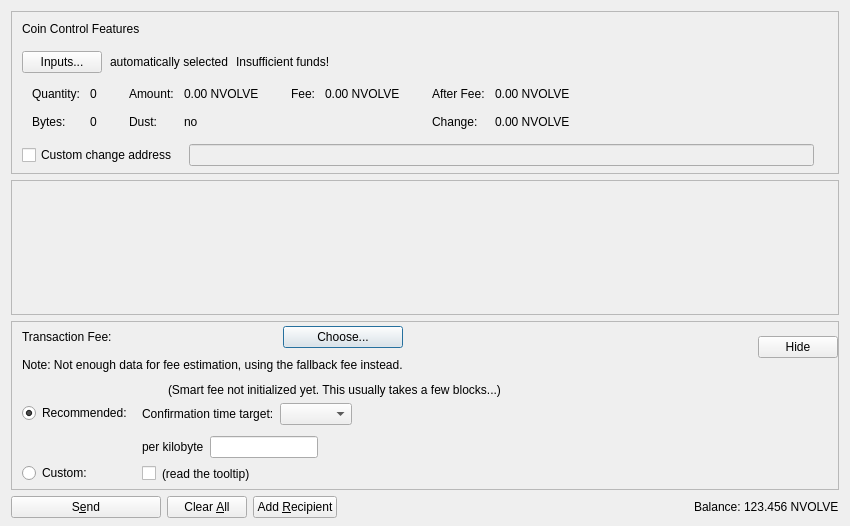
<?xml version="1.0" encoding="UTF-8"?>
<ui version="4.0">
 <class>SendCoinsDialog</class>
 <widget class="QDialog" name="SendCoinsDialog">
  <property name="geometry">
   <rect>
    <x>0</x>
    <y>0</y>
    <width>850</width>
    <height>526</height>
   </rect>
  </property>
  <property name="windowTitle">
   <string>Send Coins</string>
  </property>
  <layout class="QVBoxLayout" name="verticalLayout" stretch="0,1,0,0">
   <property name="bottomMargin">
    <number>8</number>
   </property>
   <item>
    <widget class="QFrame" name="frameCoinControl">
     <property name="sizePolicy">
      <sizepolicy hsizetype="Expanding" vsizetype="Expanding">
       <horstretch>0</horstretch>
       <verstretch>0</verstretch>
      </sizepolicy>
     </property>
     <property name="maximumSize">
      <size>
       <width>16777215</width>
       <height>16777215</height>
      </size>
     </property>
     <property name="frameShape">
      <enum>QFrame::StyledPanel</enum>
     </property>
     <property name="frameShadow">
      <enum>QFrame::Sunken</enum>
     </property>
     <layout class="QVBoxLayout" name="verticalLayoutCoinControl2">
      <property name="spacing">
       <number>0</number>
      </property>
      <property name="leftMargin">
       <number>0</number>
      </property>
      <property name="topMargin">
       <number>0</number>
      </property>
      <property name="rightMargin">
       <number>0</number>
      </property>
      <property name="bottomMargin">
       <number>6</number>
      </property>
      <item>
       <layout class="QVBoxLayout" name="verticalLayoutCoinControl" stretch="0,0,0,0,1">
        <property name="spacing">
         <number>0</number>
        </property>
        <property name="leftMargin">
         <number>10</number>
        </property>
        <property name="topMargin">
         <number>10</number>
        </property>
        <item>
         <layout class="QHBoxLayout" name="horizontalLayoutCoinControl1">
          <property name="bottomMargin">
           <number>15</number>
          </property>
          <item>
           <widget class="QLabel" name="labelCoinControlFeatures">
            <property name="sizePolicy">
             <sizepolicy hsizetype="Preferred" vsizetype="Maximum">
              <horstretch>0</horstretch>
              <verstretch>0</verstretch>
             </sizepolicy>
            </property>
            <property name="text">
             <string>Coin Control Features</string>
            </property>
           </widget>
          </item>
         </layout>
        </item>
        <item>
         <layout class="QHBoxLayout" name="horizontalLayoutCoinControl2" stretch="0,0,0,0">
          <property name="spacing">
           <number>8</number>
          </property>
          <property name="bottomMargin">
           <number>10</number>
          </property>
          <item>
           <widget class="QPushButton" name="pushButtonCoinControl">
            <property name="styleSheet">
             <string notr="true"/>
            </property>
            <property name="text">
             <string>Inputs...</string>
            </property>
            <property name="autoDefault">
             <bool>false</bool>
            </property>
           </widget>
          </item>
          <item>
           <widget class="QLabel" name="labelCoinControlAutomaticallySelected">
            <property name="text">
             <string>automatically selected</string>
            </property>
            <property name="margin">
             <number>5</number>
            </property>
           </widget>
          </item>
          <item>
           <widget class="QLabel" name="labelCoinControlInsuffFunds">
            <property name="text">
             <string>Insufficient funds!</string>
            </property>
            <property name="margin">
             <number>5</number>
            </property>
           </widget>
          </item>
          <item>
           <spacer name="horizontalSpacerCoinControl">
            <property name="orientation">
             <enum>Qt::Horizontal</enum>
            </property>
            <property name="sizeHint" stdset="0">
             <size>
              <width>40</width>
              <height>1</height>
             </size>
            </property>
           </spacer>
          </item>
         </layout>
        </item>
        <item>
         <widget class="QWidget" name="widgetCoinControl" native="true">
          <property name="sizePolicy">
           <sizepolicy hsizetype="Preferred" vsizetype="Preferred">
            <horstretch>0</horstretch>
            <verstretch>0</verstretch>
           </sizepolicy>
          </property>
          <property name="minimumSize">
           <size>
            <width>0</width>
            <height>0</height>
           </size>
          </property>
          <property name="styleSheet">
           <string notr="true"/>
          </property>
          <layout class="QHBoxLayout" name="horizontalLayoutCoinControl5">
           <property name="leftMargin">
            <number>0</number>
           </property>
           <property name="topMargin">
            <number>0</number>
           </property>
           <property name="rightMargin">
            <number>0</number>
           </property>
           <property name="bottomMargin">
            <number>0</number>
           </property>
           <item>
            <layout class="QHBoxLayout" name="horizontalLayoutCoinControl3" stretch="0,0,0,1">
             <property name="spacing">
              <number>20</number>
             </property>
             <property name="topMargin">
              <number>0</number>
             </property>
             <property name="bottomMargin">
              <number>10</number>
             </property>
             <item>
              <layout class="QFormLayout" name="formLayoutCoinControl1">
               <property name="horizontalSpacing">
                <number>10</number>
               </property>
               <property name="verticalSpacing">
                <number>14</number>
               </property>
               <property name="leftMargin">
                <number>10</number>
               </property>
               <property name="topMargin">
                <number>4</number>
               </property>
               <property name="rightMargin">
                <number>6</number>
               </property>
               <item row="0" column="0">
                <widget class="QLabel" name="labelCoinControlQuantityText">
                 <property name="text">
                  <string>Quantity:</string>
                 </property>
                 <property name="margin">
                  <number>0</number>
                 </property>
                </widget>
               </item>
               <item row="0" column="1">
                <widget class="QLabel" name="labelCoinControlQuantity">
                 <property name="cursor">
                  <cursorShape>IBeamCursor</cursorShape>
                 </property>
                 <property name="contextMenuPolicy">
                  <enum>Qt::ActionsContextMenu</enum>
                 </property>
                 <property name="text">
                  <string notr="true">0</string>
                 </property>
                 <property name="margin">
                  <number>0</number>
                 </property>
                 <property name="textInteractionFlags">
                  <set>Qt::LinksAccessibleByMouse|Qt::TextSelectableByKeyboard|Qt::TextSelectableByMouse</set>
                 </property>
                </widget>
               </item>
               <item row="1" column="0">
                <widget class="QLabel" name="labelCoinControlBytesText">
                 <property name="text">
                  <string>Bytes:</string>
                 </property>
                </widget>
               </item>
               <item row="1" column="1">
                <widget class="QLabel" name="labelCoinControlBytes">
                 <property name="cursor">
                  <cursorShape>IBeamCursor</cursorShape>
                 </property>
                 <property name="contextMenuPolicy">
                  <enum>Qt::ActionsContextMenu</enum>
                 </property>
                 <property name="text">
                  <string notr="true">0</string>
                 </property>
                 <property name="textInteractionFlags">
                  <set>Qt::LinksAccessibleByMouse|Qt::TextSelectableByKeyboard|Qt::TextSelectableByMouse</set>
                 </property>
                </widget>
               </item>
              </layout>
             </item>
             <item>
              <layout class="QFormLayout" name="formLayoutCoinControl2">
               <property name="horizontalSpacing">
                <number>10</number>
               </property>
               <property name="verticalSpacing">
                <number>14</number>
               </property>
               <property name="leftMargin">
                <number>6</number>
               </property>
               <property name="topMargin">
                <number>4</number>
               </property>
               <property name="rightMargin">
                <number>6</number>
               </property>
               <item row="0" column="0">
                <widget class="QLabel" name="labelCoinControlAmountText">
                 <property name="text">
                  <string>Amount:</string>
                 </property>
                 <property name="margin">
                  <number>0</number>
                 </property>
                </widget>
               </item>
               <item row="0" column="1">
                <widget class="QLabel" name="labelCoinControlAmount">
                 <property name="cursor">
                  <cursorShape>IBeamCursor</cursorShape>
                 </property>
                 <property name="contextMenuPolicy">
                  <enum>Qt::ActionsContextMenu</enum>
                 </property>
                 <property name="text">
                  <string notr="true">0.00 NVOLVE</string>
                 </property>
                 <property name="textInteractionFlags">
                  <set>Qt::LinksAccessibleByMouse|Qt::TextSelectableByKeyboard|Qt::TextSelectableByMouse</set>
                 </property>
                </widget>
               </item>
               <item row="1" column="0">
                <widget class="QLabel" name="labelCoinControlLowOutputText">
                 <property name="text">
                  <string>Dust:</string>
                 </property>
                </widget>
               </item>
               <item row="1" column="1">
                <widget class="QLabel" name="labelCoinControlLowOutput">
                 <property name="cursor">
                  <cursorShape>IBeamCursor</cursorShape>
                 </property>
                 <property name="contextMenuPolicy">
                  <enum>Qt::ActionsContextMenu</enum>
                 </property>
                 <property name="text">
                  <string notr="true">no</string>
                 </property>
                 <property name="textInteractionFlags">
                  <set>Qt::LinksAccessibleByMouse|Qt::TextSelectableByKeyboard|Qt::TextSelectableByMouse</set>
                 </property>
                </widget>
               </item>
              </layout>
             </item>
             <item>
              <layout class="QFormLayout" name="formLayoutCoinControl3">
               <property name="horizontalSpacing">
                <number>10</number>
               </property>
               <property name="verticalSpacing">
                <number>14</number>
               </property>
               <property name="leftMargin">
                <number>6</number>
               </property>
               <property name="topMargin">
                <number>4</number>
               </property>
               <property name="rightMargin">
                <number>6</number>
               </property>
               <item row="0" column="0">
                <widget class="QLabel" name="labelCoinControlFeeText">
                 <property name="text">
                  <string>Fee:</string>
                 </property>
                 <property name="margin">
                  <number>0</number>
                 </property>
                </widget>
               </item>
               <item row="0" column="1">
                <widget class="QLabel" name="labelCoinControlFee">
                 <property name="cursor">
                  <cursorShape>IBeamCursor</cursorShape>
                 </property>
                 <property name="contextMenuPolicy">
                  <enum>Qt::ActionsContextMenu</enum>
                 </property>
                 <property name="text">
                  <string notr="true">0.00 NVOLVE</string>
                 </property>
                 <property name="textInteractionFlags">
                  <set>Qt::LinksAccessibleByMouse|Qt::TextSelectableByKeyboard|Qt::TextSelectableByMouse</set>
                 </property>
                </widget>
               </item>
              </layout>
             </item>
             <item>
              <layout class="QFormLayout" name="formLayoutCoinControl4">
               <property name="horizontalSpacing">
                <number>10</number>
               </property>
               <property name="verticalSpacing">
                <number>14</number>
               </property>
               <property name="leftMargin">
                <number>6</number>
               </property>
               <property name="topMargin">
                <number>4</number>
               </property>
               <property name="rightMargin">
                <number>6</number>
               </property>
               <item row="0" column="0">
                <widget class="QLabel" name="labelCoinControlAfterFeeText">
                 <property name="text">
                  <string>After Fee:</string>
                 </property>
                 <property name="margin">
                  <number>0</number>
                 </property>
                </widget>
               </item>
               <item row="0" column="1">
                <widget class="QLabel" name="labelCoinControlAfterFee">
                 <property name="cursor">
                  <cursorShape>IBeamCursor</cursorShape>
                 </property>
                 <property name="contextMenuPolicy">
                  <enum>Qt::ActionsContextMenu</enum>
                 </property>
                 <property name="text">
                  <string notr="true">0.00 NVOLVE</string>
                 </property>
                 <property name="textInteractionFlags">
                  <set>Qt::LinksAccessibleByMouse|Qt::TextSelectableByKeyboard|Qt::TextSelectableByMouse</set>
                 </property>
                </widget>
               </item>
               <item row="1" column="0">
                <widget class="QLabel" name="labelCoinControlChangeText">
                 <property name="text">
                  <string>Change:</string>
                 </property>
                </widget>
               </item>
               <item row="1" column="1">
                <widget class="QLabel" name="labelCoinControlChange">
                 <property name="cursor">
                  <cursorShape>IBeamCursor</cursorShape>
                 </property>
                 <property name="contextMenuPolicy">
                  <enum>Qt::ActionsContextMenu</enum>
                 </property>
                 <property name="text">
                  <string notr="true">0.00 NVOLVE</string>
                 </property>
                 <property name="textInteractionFlags">
                  <set>Qt::LinksAccessibleByMouse|Qt::TextSelectableByKeyboard|Qt::TextSelectableByMouse</set>
                 </property>
                </widget>
               </item>
              </layout>
             </item>
            </layout>
           </item>
          </layout>
         </widget>
        </item>
        <item>
         <layout class="QHBoxLayout" name="horizontalLayoutCoinControl4" stretch="0,0,0">
          <property name="spacing">
           <number>12</number>
          </property>
          <property name="sizeConstraint">
           <enum>QLayout::SetDefaultConstraint</enum>
          </property>
          <property name="topMargin">
           <number>5</number>
          </property>
          <property name="rightMargin">
           <number>5</number>
          </property>
          <item>
           <widget class="QCheckBox" name="checkBoxCoinControlChange">
            <property name="toolTip">
             <string>If this is activated, but the change address is empty or invalid, change will be sent to a newly generated address.</string>
            </property>
            <property name="text">
             <string>Custom change address</string>
            </property>
           </widget>
          </item>
          <item>
           <widget class="QValidatedLineEdit" name="lineEditCoinControlChange">
            <property name="enabled">
             <bool>false</bool>
            </property>
            <property name="sizePolicy">
             <sizepolicy hsizetype="Expanding" vsizetype="Fixed">
              <horstretch>0</horstretch>
              <verstretch>0</verstretch>
             </sizepolicy>
            </property>
           </widget>
          </item>
          <item>
           <widget class="QLabel" name="labelCoinControlChangeLabel">
            <property name="sizePolicy">
             <sizepolicy hsizetype="Preferred" vsizetype="Expanding">
              <horstretch>0</horstretch>
              <verstretch>0</verstretch>
             </sizepolicy>
            </property>
            <property name="minimumSize">
             <size>
              <width>0</width>
              <height>0</height>
             </size>
            </property>
            <property name="text">
             <string/>
            </property>
            <property name="margin">
             <number>3</number>
            </property>
           </widget>
          </item>
         </layout>
        </item>
        <item>
         <spacer name="verticalSpacerCoinControl">
          <property name="orientation">
           <enum>Qt::Vertical</enum>
          </property>
          <property name="sizeHint" stdset="0">
           <size>
            <width>800</width>
            <height>1</height>
           </size>
          </property>
         </spacer>
        </item>
       </layout>
      </item>
     </layout>
    </widget>
   </item>
   <item>
    <widget class="QScrollArea" name="scrollArea">
     <property name="widgetResizable">
      <bool>true</bool>
     </property>
     <widget class="QWidget" name="scrollAreaWidgetContents">
      <property name="geometry">
       <rect>
        <x>0</x>
        <y>0</y>
        <width>830</width>
        <height>104</height>
       </rect>
      </property>
      <layout class="QVBoxLayout" name="verticalLayout_2" stretch="0,1">
       <property name="leftMargin">
        <number>0</number>
       </property>
       <property name="topMargin">
        <number>0</number>
       </property>
       <property name="rightMargin">
        <number>0</number>
       </property>
       <property name="bottomMargin">
        <number>0</number>
       </property>
       <item>
        <layout class="QVBoxLayout" name="entries">
         <property name="spacing">
          <number>6</number>
         </property>
        </layout>
       </item>
       <item>
        <spacer name="verticalSpacer">
         <property name="orientation">
          <enum>Qt::Vertical</enum>
         </property>
         <property name="sizeHint" stdset="0">
          <size>
           <width>20</width>
           <height>40</height>
          </size>
         </property>
        </spacer>
       </item>
      </layout>
     </widget>
    </widget>
   </item>
   <item>
    <widget class="QFrame" name="frameFee">
     <property name="sizePolicy">
      <sizepolicy hsizetype="Expanding" vsizetype="Expanding">
       <horstretch>0</horstretch>
       <verstretch>0</verstretch>
      </sizepolicy>
     </property>
     <property name="maximumSize">
      <size>
       <width>16777215</width>
       <height>16777215</height>
      </size>
     </property>
     <property name="frameShape">
      <enum>QFrame::StyledPanel</enum>
     </property>
     <property name="frameShadow">
      <enum>QFrame::Sunken</enum>
     </property>
     <layout class="QVBoxLayout" name="verticalLayoutFee1">
      <property name="spacing">
       <number>0</number>
      </property>
      <property name="leftMargin">
       <number>0</number>
      </property>
      <property name="topMargin">
       <number>0</number>
      </property>
      <property name="rightMargin">
       <number>0</number>
      </property>
      <property name="bottomMargin">
       <number>0</number>
      </property>
      <item>
       <layout class="QVBoxLayout" name="verticalLayoutFee2" stretch="0,0,0">
        <property name="spacing">
         <number>0</number>
        </property>
        <property name="leftMargin">
         <number>10</number>
        </property>
        <property name="topMargin">
         <number>0</number>
        </property>
        <item>
         <layout class="QHBoxLayout" name="horizontalLayoutFee1">
          <property name="bottomMargin">
           <number>0</number>
          </property>
          <item>
           <layout class="QVBoxLayout" name="verticalLayoutFee7">
            <property name="spacing">
             <number>0</number>
            </property>
            <item>
             <spacer name="verticalSpacerSmartFee">
              <property name="orientation">
               <enum>Qt::Vertical</enum>
              </property>
              <property name="sizeType">
               <enum>QSizePolicy::Fixed</enum>
              </property>
              <property name="sizeHint" stdset="0">
               <size>
                <width>1</width>
                <height>4</height>
               </size>
              </property>
             </spacer>
            </item>
            <item>
             <layout class="QHBoxLayout" name="horizontalLayoutSmartFee">
              <property name="spacing">
               <number>10</number>
              </property>
              <item>
               <widget class="QLabel" name="labelFeeHeadline">
                <property name="sizePolicy">
                 <sizepolicy hsizetype="Preferred" vsizetype="Maximum">
                  <horstretch>0</horstretch>
                  <verstretch>0</verstretch>
                 </sizepolicy>
                </property>
                <property name="text">
                 <string>Transaction Fee:</string>
                </property>
               </widget>
              </item>
              <item>
               <widget class="QLabel" name="labelFeeMinimized">
                <property name="text">
                 <string/>
                </property>
               </widget>
              </item>
              <item>
               <widget class="QPushButton" name="buttonChooseFee">
                <property name="text">
                 <string>Choose...</string>
                </property>
               </widget>
              </item>
             </layout>
            </item>
            <item>
             <spacer name="verticalSpacer_7">
              <property name="orientation">
               <enum>Qt::Vertical</enum>
              </property>
              <property name="sizeHint" stdset="0">
               <size>
                <width>1</width>
                <height>10</height>
               </size>
              </property>
             </spacer>
            </item>
            <item>
             <widget class="QLabel" name="fallbackFeeWarningLabel">
              <property name="toolTip">
               <string>Using the fallbackfee can result in sending a transaction that will take several hours or days (or never) to confirm. Consider choosing your fee manually or wait until you have validated the complete chain.</string>
              </property>
              <property name="text">
               <string>Note: Not enough data for fee estimation, using the fallback fee instead.</string>
              </property>
              <property name="wordWrap">
               <bool>false</bool>
              </property>
             </widget>
            </item>
            <item>
             <spacer name="verticalSpacer_5">
              <property name="orientation">
               <enum>Qt::Vertical</enum>
              </property>
              <property name="sizeHint" stdset="0">
               <size>
                <width>1</width>
                <height>1</height>
               </size>
              </property>
             </spacer>
            </item>
           </layout>
          </item>
          <item>
           <spacer name="horizontalSpacer_4">
            <property name="orientation">
             <enum>Qt::Horizontal</enum>
            </property>
            <property name="sizeHint" stdset="0">
             <size>
              <width>1</width>
              <height>1</height>
             </size>
            </property>
           </spacer>
          </item>
          <item>
           <widget class="QPushButton" name="buttonMinimizeFee">
            <property name="toolTip">
             <string>collapse fee-settings</string>
            </property>
            <property name="text">
             <string>Hide</string>
            </property>
           </widget>
          </item>
         </layout>
        </item>
        <item>
         <widget class="QFrame" name="frameFeeSelection">
          <layout class="QVBoxLayout" name="verticalLayoutFee12">
           <property name="spacing">
            <number>0</number>
           </property>
           <property name="leftMargin">
            <number>0</number>
           </property>
           <property name="topMargin">
            <number>0</number>
           </property>
           <property name="rightMargin">
            <number>0</number>
           </property>
           <property name="bottomMargin">
            <number>0</number>
           </property>
           <item>
            <layout class="QGridLayout" name="gridLayoutFee">
             <property name="topMargin">
              <number>10</number>
             </property>
             <property name="bottomMargin">
              <number>4</number>
             </property>
             <property name="horizontalSpacing">
              <number>10</number>
             </property>
             <property name="verticalSpacing">
              <number>4</number>
             </property>
             <item row="1" column="1">
              <layout class="QVBoxLayout" name="verticalLayoutFee8">
               <property name="spacing">
                <number>6</number>
               </property>
               <property name="topMargin">
                <number>3</number>
               </property>
               <item>
                <layout class="QHBoxLayout" name="horizontalLayoutFee13" stretch="0,0,1">
                 <item>
                  <widget class="QLabel" name="labelCustomPerKilobyte">
                   <property name="toolTip">
                    <string>If the custom fee is set to 1000 ruffs and the transaction is only 250 bytes, then &quot;per kilobyte&quot; only pays 250 ruffs in fee,&lt;br /&gt;while &quot;at least&quot; pays 1000 ruffs. For transactions bigger than a kilobyte both pay by kilobyte.</string>
                   </property>
                   <property name="text">
                    <string>per kilobyte</string>
                   </property>
                  </widget>
                 </item>
                 <item>
                  <widget class="BitcoinAmountField" name="customFee"/>
                 </item>
                 <item>
                  <spacer name="horizontalSpacer_6">
                   <property name="orientation">
                    <enum>Qt::Horizontal</enum>
                   </property>
                   <property name="sizeHint" stdset="0">
                    <size>
                     <width>1</width>
                     <height>1</height>
                    </size>
                   </property>
                  </spacer>
                 </item>
                </layout>
               </item>
               <item>
                <layout class="QHBoxLayout" name="horizontalLayoutFee8">
                 <item>
                  <widget class="QCheckBox" name="checkBoxMinimumFee">
                   <property name="toolTip">
                    <string>Paying only the minimum fee is just fine as long as there is less transaction volume than space in the blocks.&lt;br /&gt;But be aware that this can end up in a never confirming transaction once there is more demand for nvolve transactions than the network can process.</string>
                   </property>
                   <property name="text">
                    <string/>
                   </property>
                  </widget>
                 </item>
                 <item>
                  <widget class="QLabel" name="labelMinFeeWarning">
                   <property name="enabled">
                    <bool>true</bool>
                   </property>
                   <property name="toolTip">
                    <string>Paying only the minimum fee is just fine as long as there is less transaction volume than space in the blocks.&lt;br /&gt;But be aware that this can end up in a never confirming transaction once there is more demand for nvolve transactions than the network can process.</string>
                   </property>
                   <property name="text">
                    <string>(read the tooltip)</string>
                   </property>
                   <property name="margin">
                    <number>5</number>
                   </property>
                  </widget>
                 </item>
                 <item>
                  <spacer name="horizontalSpacer_2">
                   <property name="orientation">
                    <enum>Qt::Horizontal</enum>
                   </property>
                   <property name="sizeHint" stdset="0">
                    <size>
                     <width>1</width>
                     <height>1</height>
                    </size>
                   </property>
                  </spacer>
                 </item>
                </layout>
               </item>
              </layout>
             </item>
             <item row="0" column="0">
              <layout class="QVBoxLayout" name="verticalLayoutFee4" stretch="0,1">
               <property name="topMargin">
                <number>20</number>
               </property>
               <property name="bottomMargin">
                <number>3</number>
               </property>
               <item>
                <widget class="QRadioButton" name="radioSmartFee">
                 <property name="text">
                  <string>Recommended:</string>
                 </property>
                 <property name="checked">
                  <bool>true</bool>
                 </property>
                 <attribute name="buttonGroup">
                  <string notr="true">groupFee</string>
                 </attribute>
                </widget>
               </item>
               <item>
                <spacer name="verticalSpacer_2">
                 <property name="orientation">
                  <enum>Qt::Vertical</enum>
                 </property>
                 <property name="sizeHint" stdset="0">
                  <size>
                   <width>1</width>
                   <height>1</height>
                  </size>
                 </property>
                </spacer>
               </item>
              </layout>
             </item>
             <item row="1" column="0">
              <layout class="QVBoxLayout" name="verticalLayoutFee9" stretch="0,1">
               <property name="topMargin">
                <number>30</number>
               </property>
               <item>
                <widget class="QRadioButton" name="radioCustomFee">
                 <property name="text">
                  <string>Custom:</string>
                 </property>
                 <attribute name="buttonGroup">
                  <string notr="true">groupFee</string>
                 </attribute>
                </widget>
               </item>
               <item>
                <spacer name="verticalSpacer_6">
                 <property name="orientation">
                  <enum>Qt::Vertical</enum>
                 </property>
                 <property name="sizeHint" stdset="0">
                  <size>
                   <width>1</width>
                   <height>1</height>
                  </size>
                 </property>
                </spacer>
               </item>
              </layout>
             </item>
             <item row="0" column="1">
              <layout class="QVBoxLayout" name="verticalLayoutFee3" stretch="0,0,1">
               <property name="spacing">
                <number>6</number>
               </property>
               <property name="topMargin">
                <number>0</number>
               </property>
               <property name="bottomMargin">
                <number>3</number>
               </property>
               <item>
                <layout class="QHBoxLayout" name="horizontalLayoutFee12">
                 <item>
                  <widget class="QLabel" name="labelSmartFee">
                   <property name="text">
                    <string/>
                   </property>
                   <property name="margin">
                    <number>2</number>
                   </property>
                  </widget>
                 </item>
                 <item>
                  <widget class="QLabel" name="labelFeeEstimation">
                   <property name="text">
                    <string/>
                   </property>
                  </widget>
                 </item>
                 <item>
                  <widget class="QLabel" name="labelSmartFee2">
                   <property name="text">
                    <string>(Smart fee not initialized yet. This usually takes a few blocks...)</string>
                   </property>
                   <property name="margin">
                    <number>2</number>
                   </property>
                  </widget>
                 </item>
                 <item>
                  <spacer name="horizontalSpacer_5">
                   <property name="orientation">
                    <enum>Qt::Horizontal</enum>
                   </property>
                   <property name="sizeHint" stdset="0">
                    <size>
                     <width>1</width>
                     <height>1</height>
                    </size>
                   </property>
                  </spacer>
                 </item>
                </layout>
               </item>
               <item>
                <layout class="QHBoxLayout" name="horizontalLayoutFee9">
                 <item>
                  <layout class="QVBoxLayout" name="verticalLayoutFee6">
                   <item>
                    <widget class="QLabel" name="labelSmartFee3">
                     <property name="text">
                      <string>Confirmation time target:</string>
                     </property>
                     <property name="margin">
                      <number>2</number>
                     </property>
                    </widget>
                   </item>
                  </layout>
                 </item>
                 <item>
                  <layout class="QVBoxLayout" name="verticalLayoutFee5">
                   <property name="rightMargin">
                    <number>30</number>
                   </property>
                   <item>
                    <layout class="QHBoxLayout" name="horizontalLayoutConfTarget">
                     <property name="bottomMargin">
                      <number>0</number>
                     </property>
                     <item>
                      <widget class="QComboBox" name="confTargetSelector"/>
                     </item>
                     <item>
                      <spacer name="horizontalSpacerConfTarget">
                       <property name="orientation">
                        <enum>Qt::Horizontal</enum>
                       </property>
                       <property name="sizeHint" stdset="0">
                        <size>
                         <width>40</width>
                         <height>20</height>
                        </size>
                       </property>
                      </spacer>
                     </item>
                    </layout>
                   </item>
                  </layout>
                 </item>
                </layout>
               </item>
               <item>
                <spacer name="verticalSpacer_4">
                 <property name="orientation">
                  <enum>Qt::Vertical</enum>
                 </property>
                 <property name="sizeHint" stdset="0">
                  <size>
                   <width>1</width>
                   <height>1</height>
                  </size>
                 </property>
                </spacer>
               </item>
              </layout>
             </item>
            </layout>
           </item>
          </layout>
         </widget>
        </item>
        <item>
         <spacer name="verticalSpacerFee">
          <property name="orientation">
           <enum>Qt::Vertical</enum>
          </property>
          <property name="sizeHint" stdset="0">
           <size>
            <width>800</width>
            <height>1</height>
           </size>
          </property>
         </spacer>
        </item>
       </layout>
      </item>
     </layout>
    </widget>
   </item>
   <item>
    <layout class="QHBoxLayout" name="horizontalLayout">
     <item>
      <widget class="QPushButton" name="sendButton">
       <property name="minimumSize">
        <size>
         <width>150</width>
         <height>0</height>
        </size>
       </property>
       <property name="toolTip">
        <string>Confirm the send action</string>
       </property>
       <property name="text">
        <string>S&amp;end</string>
       </property>
       <property name="autoDefault">
        <bool>false</bool>
       </property>
       <property name="default">
        <bool>false</bool>
       </property>
      </widget>
     </item>
     <item>
      <widget class="QPushButton" name="clearButton">
       <property name="sizePolicy">
        <sizepolicy hsizetype="Minimum" vsizetype="Fixed">
         <horstretch>0</horstretch>
         <verstretch>0</verstretch>
        </sizepolicy>
       </property>
       <property name="toolTip">
        <string>Clear all fields of the form.</string>
       </property>
       <property name="text">
        <string>Clear &amp;All</string>
       </property>
       <property name="autoDefault">
        <bool>false</bool>
       </property>
      </widget>
     </item>
     <item>
      <widget class="QPushButton" name="addButton">
       <property name="toolTip">
        <string>Send to multiple recipients at once</string>
       </property>
       <property name="text">
        <string>Add &amp;Recipient</string>
       </property>
       <property name="autoDefault">
        <bool>false</bool>
       </property>
      </widget>
     </item>
     <item>
      <spacer name="horizontalSpacer">
       <property name="orientation">
        <enum>Qt::Horizontal</enum>
       </property>
       <property name="sizeHint" stdset="0">
        <size>
         <width>40</width>
         <height>20</height>
        </size>
       </property>
      </spacer>
     </item>
     <item>
      <layout class="QHBoxLayout" name="horizontalLayout_2">
       <property name="spacing">
        <number>3</number>
       </property>
       <item>
        <widget class="QLabel" name="labelBalanceText">
         <property name="text">
          <string>Balance:</string>
         </property>
        </widget>
       </item>
       <item>
        <widget class="QLabel" name="labelBalance">
         <property name="sizePolicy">
          <sizepolicy hsizetype="Preferred" vsizetype="Preferred">
           <horstretch>0</horstretch>
           <verstretch>0</verstretch>
          </sizepolicy>
         </property>
         <property name="cursor">
          <cursorShape>IBeamCursor</cursorShape>
         </property>
         <property name="text">
          <string notr="true">123.456 NVOLVE</string>
         </property>
         <property name="textInteractionFlags">
          <set>Qt::LinksAccessibleByMouse|Qt::TextSelectableByKeyboard|Qt::TextSelectableByMouse</set>
         </property>
        </widget>
       </item>
      </layout>
     </item>
    </layout>
   </item>
  </layout>
 </widget>
 <customwidgets>
  <customwidget>
   <class>QValidatedLineEdit</class>
   <extends>QLineEdit</extends>
   <header>qt/qvalidatedlineedit.h</header>
  </customwidget>
  <customwidget>
   <class>BitcoinAmountField</class>
   <extends>QLineEdit</extends>
   <header>qt/bitcoinamountfield.h</header>
   <container>1</container>
  </customwidget>
 </customwidgets>
 <resources>
  <include location="../nvolve.qrc"/>
 </resources>
 <connections/>
 <buttongroups>
  <buttongroup name="groupFee"/>
 </buttongroups>
</ui>
